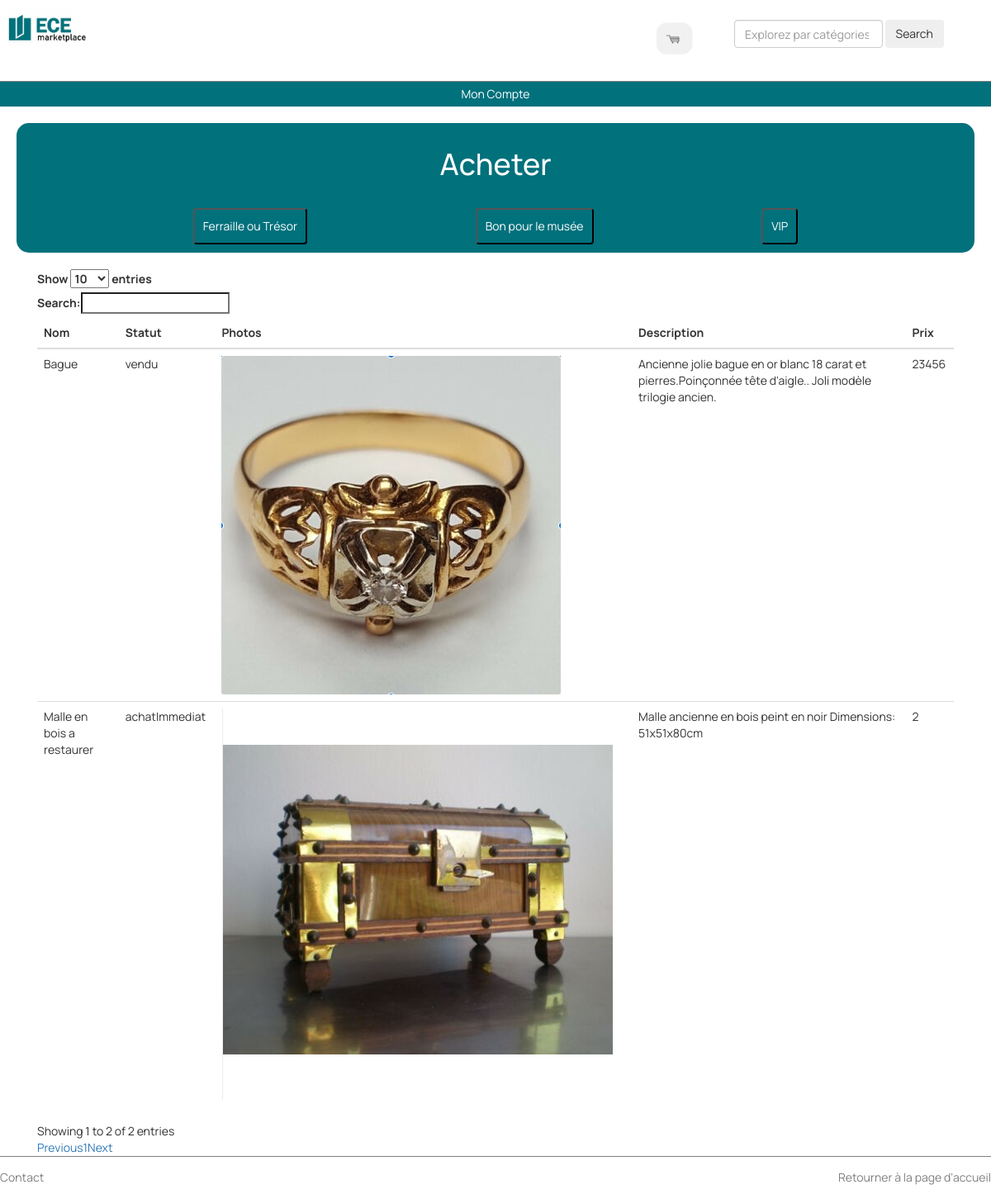
Page /Acheteur/ferraille.php on the committed database.
### tables this page shows
CREATE TABLE `item` (
  `idItem` int(11) NOT NULL,
  `nom` varchar(255) NOT NULL,
  `categorie` varchar(255) NOT NULL,
  `statut` varchar(255) NOT NULL,
  `photos` varchar(255) NOT NULL,
  `description` varchar(255) NOT NULL,
  `prix` float NOT NULL,
  `vendeurId` int(11) NOT NULL
);

### Acheteur/ferraille.php (the view, shortened to what this page needs)
<!DOCTYPE html>
<html>
<head>
  <link rel="stylesheet"
  href="https://stackpath.bootstrapcdn.com/bootstrap/4.1.3/css/bootstrap.min.css">
  <link rel="stylesheet" href="https://maxcdn.bootstrapcdn.com/bootstrap/4.0.0/css/bootstrap.min.css" >
  <link rel="stylesheet" href="https://cdnjs.cloudflare.com/ajax/libs/font-awesome/4.7.0/css/font-awesome.min.css">
  <link rel="stylesheet" href="https://maxcdn.bootstrapcdn.com/bootstrap/3.4.1/css/bootstrap.min.css">
  <link rel="stylesheet" type="text/css" href="../styles.css">
</head>
<body>
  <div class="topnav" id="myTopnav" >
    <b class="active"><img src="../img/logomarket.jpg" alt="ECEmarketplace" style="width:100px;"></b>
    <a>
      <form class="form-inline col-sm-12">
        <input class="form-control mr-sm-1 col-sm-8" type="search" placeholder="Explorez par catégories" aria-label="Search">
        <button class="btn btn-outline-blue " type="submit">Search</button>
      </form>
    </a>
    <a class="active" href="monPanier.php"><img src="../img/panier.png" alt="ECEmarketplace" style=" height:50px; width:50;;"></a>
  </div>
  <div class="parent">Mon Compte
  </div>
  <div class="wrapper">
    <div class="titre"style="padding-bottom:10px;"><a  href="acheter.php"style="color:black;text-decoration: none;text-align:center;margin-bottom:20px;"><h1>Acheter</h1></a></div>
    <div class="container-fluid" id="category">
      <div class="row" style="justify-content: space-between;display:flex;">
        <div >
          <button class="type" type="button" name="ferraille" onclick="location.href='ferraille.php'"style="background-color: #01717C;border: :none;padding: 10px;;color: white;border-radius: 4px;margin-top:-7px;">Ferraille ou Trésor</button>
        </div>
        <div >
          <button class="type" type="button" name="musee" onclick="location.href='musee.php'"style="background-color: #01717C;border: :none;padding: 10px;;color: white;border-radius: 4px;margin-top:-7px;">Bon pour le musée</button>
        </div>
        <div  >
          <button class="type" type="button" name="vip" onclick="location.href='vip.php'"style="background-color: #01717C;border: :none;padding: 10px;;color: white;border-radius: 4px;margin-top:-7px;">VIP</button>
        </div>
      </div>
    </div>
  </div>
  <div class="container">
    <div class="table-responsive">
      <div class="row">
        <div class="col-lg-12">
          <table class="table" id="basictable">
            <thead>
              <tr>
                <th class="th-sm">Nom
                </th>
                <th class="th-sm">Statut
                </th>
                <th class="th-sm">Photos
                </th>
                <th class="th-sm">Description
                </th>
                <th class="th-sm">Prix
                </th>
              </tr>
            </thead>
            <?php
            $database = "ebayECE";
            $db_handle = mysqli_connect('localhost', 'root', 'root');
            $db_found = mysqli_select_db($db_handle, $database);
            if ($db_found) {
              $sql = "SELECT * FROM item";
              $result = mysqli_query($db_handle, $sql);
              while ($data = mysqli_fetch_assoc($result)) {
                if($data['categorie']=="ferraille") {
                  echo '<tr>';
                  echo '<td>' . $data['nom'] . '</td>';
                  echo '<td>' . $data['statut'] . '</td>';
                  echo '<td><img src='. $data["photos"] .'></td>';
                  echo '<td>' . $data['description'] . '</td>';
                  echo '<td>' . $data['prix'] . '</td>';
                  echo '</tr>';
                }
              }
            }
            ?>
          </table>
        </div>
      </div>
    </div>
  </div>
  <div class="footer" style="border-top : 1px solid grey;  justify-content: space-between;display:flex;background-color:white;">
    <div class="infoFooter">
      <p><a href="../contact.html">Contact</a></p>
    </div>
    <div class="infoFooter">
      <div class="text-right"><a style="text-decoration:none; " href="home.php"><p >Retourner à la page d'accueil</p></a></div>
    </div>
  </div>
</body>
</html>

### styles.css (style rules this page uses)
body { font-family :'Manrope'; margin: 0; }
.wrapper { background-color: #01717C; border-radius: 15px; padding: 10px; margin: 20px; }
.footer a { color:grey; text-decoration:none; }
.infoFooter { padding-top: 15px; }
.topnav { overflow: hidden; border-bottom: 1px solid grey; padding: 10px; }
.topnav a { float: right; display: flex;; color: black; text-align: center; padding: 14px 16px; text-decoration: none; font-size: 17px; }
.topnav a.active { color: #01717C; }

### Acheteur/ferraille.php (style rules this page uses)
html, body { margin: 0; padding: 0; }
.titre h1 { color:white; }
.parent { text-align: center; background-color: #01717C; color:white; padding: 5px; border-bottom: grey; padding-left:5px; width:100%; }

### rows in the picture
item: nom "Bague", statut "vendu", photos (picture), description "Ancienne jolie bague en or blanc 18 carat et pierres.Poinçonnée tête d'aigle.. Joli modèle trilogie ancien.", prix "23456"
item: nom "Malle en bois a restaurer", statut "achatImmediat", photos (picture), description "Malle ancienne en bois peint en noir Dimensions: 51x51x80cm", prix "2"
